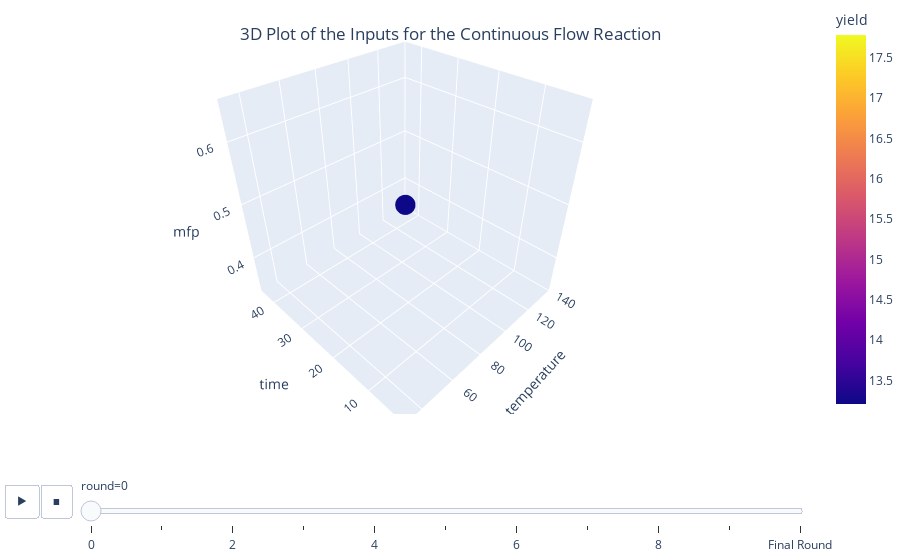
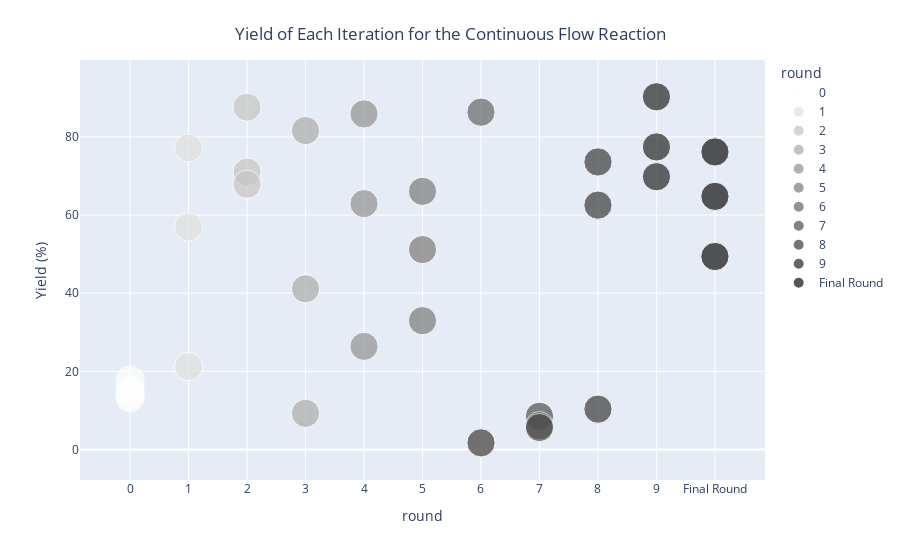
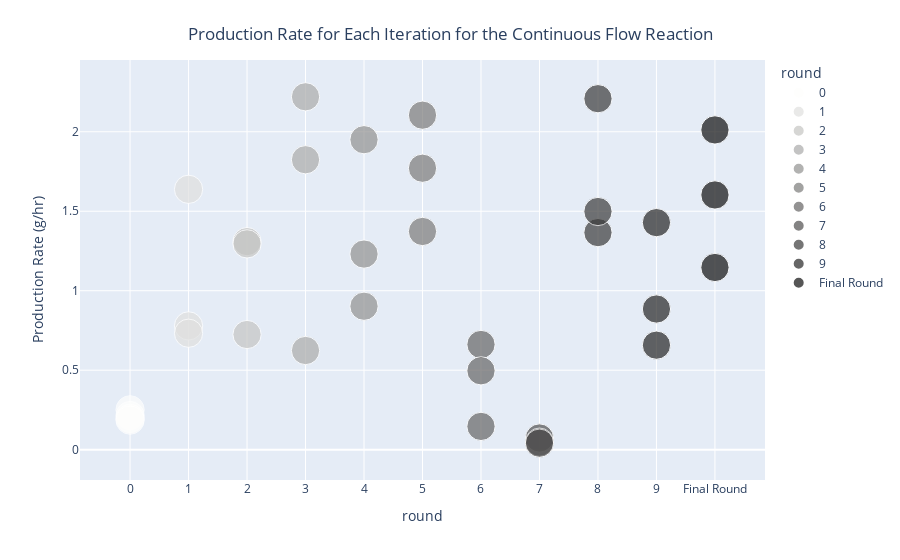

Notebook source saved alongside these figures, in order:
### Code cell
fig_3d_animation = px.scatter_3d(data_frame=df, x='temperature', y='time', z='mfp', animation_frame = 'round', color = 'yield', hover_name = 'yield', hover_data = ['yield'])
fig_3d_animation.update_traces(marker=dict(size=7))
fig_3d_animation.update_layout(
scene = dict(
        xaxis=dict(nticks=6,range=[140,30]),
        yaxis=dict(nticks=6,range=[45,1]),
        zaxis=dict(nticks=6,range=[0.33,0.66])
    ),
    title={
        'text': "3D Plot of the Inputs for the Continuous Flow Reaction",
        'y':0.9,
        'x':0.5,
        'xanchor': 'center',
        'yanchor': 'top'},
        title_y=0.95,
        margin=dict(l=0,r=0,b=0,t=1)
        )   
fig_3d_animation.show() 

fig_3d_animation.write_html('plots/3d_plots/final_round/3d_plot_animation.html')

fig_yield_iterations = px.scatter(df,x='round', y='yield',
size='size',
color='round',
color_discrete_sequence= px.colors.sequential.gray_r,#px.colors.diverging.balance,
 color_continuous_scale=px.colors.sequential.Greys,
hover_data=['temperature','time','mfp'],
labels={'yield':'Yield (%)'})
fig_yield_iterations.update_layout(
    title={
        'text': "Yield of Each Iteration for the Continuous Flow Reaction",
        'y':0.9,
        'x':0.5,
        'xanchor': 'center',
        'yanchor': 'top'},
        title_y=0.95,
        
        )
fig_yield_iterations.show()
print('Highest yield is {}%'.format(df['yield'].max()))
    

fig_production_iterations = px.scatter(df,x='round', y='production_rate_(g/hr)',
size='size',
color='round',
color_discrete_sequence= px.colors.sequential.gray_r,#px.colors.diverging.balance,
 color_continuous_scale=px.colors.sequential.Greys,
hover_data=['temperature','time','mfp'],
labels={'production_rate_(g/hr)':'Production Rate (g/hr)'})
fig_production_iterations.update_layout(
    title={
        'text': "Production Rate for Each Iteration for the Continuous Flow Reaction",
        'y':0.9,
        'x':0.5,
        'xanchor': 'center',
        'yanchor': 'top'},
        title_y=0.95,
        
        )
fig_production_iterations.show()
print('Highest production rate is {}g/hr'.format(df['production_rate_(g/hr)'].max()))

### Figure 1 — Plotly figure (JSON) as saved in the notebook; plotly's stock layout.template omitted (floating-point values rounded to 4 significant figures)
{"data": [{"customdata": [[17.78], [15.23], [13.92], [13.21]], "hovertemplate": "<b>%{hovertext}</b><br><br>round=0<br>temperature=%{x}<br>time=%{y}<br>mfp=%{z}<br>yield=%{marker.color}<extra></extra>", "hovertext": [17.78, 15.23, 13.92, 13.21], "legendgroup": "", "marker": {"color": [17.78, 15.23, 13.92, 13.21], "coloraxis": "coloraxis", "size": 7, "symbol": "circle"}, "mode": "markers", "name": "", "scene": "scene", "showlegend": false, "type": "scatter3d", "x": [85, 85, 85, 85], "y": [23, 23, 23, 23], "z": [0.5, 0.5, 0.5, 0.5]}], "layout": {"coloraxis": {"colorbar": {"title": {"text": "yield"}}, "colorscale": [[0, "#0d0887"], [0.1111, "#46039f"], [0.2222, "#7201a8"], [0.3333, "#9c179e"], [0.4444, "#bd3786"], [0.5556, "#d8576b"], [0.6667, "#ed7953"], [0.7778, "#fb9f3a"], [0.8889, "#fdca26"], [1, "#f0f921"]]}, "legend": {"tracegroupgap": 0}, "margin": {"b": 0, "l": 0, "r": 0, "t": 1}, "scene": {"domain": {"x": [0, 1], "y": [0, 1]}, "xaxis": {"nticks": 6, "range": [140, 30], "title": {"text": "temperature"}}, "yaxis": {"nticks": 6, "range": [45, 1], "title": {"text": "time"}}, "zaxis": {"nticks": 6, "range": [0.33, 0.66], "title": {"text": "mfp"}}}, "sliders": [{"active": 0, "currentvalue": {"prefix": "round="}, "len": 0.9, "pad": {"b": 10, "t": 60}, "steps": [{"args": [["0"], {"frame": {"duration": 0, "redraw": true}, "fromcurrent": true, "mode": "immediate", "transition": {"duration": 0, "easing": "linear"}}], "label": "0", "method": "animate"}, {"args": [["1"], {"frame": {"duration": 0, "redraw": true}, "fromcurrent": true, "mode": "immediate", "transition": {"duration": 0, "easing": "linear"}}], "label": "1", "method": "animate"}, {"args": [["2"], {"frame": {"duration": 0, "redraw": true}, "fromcurrent": true, "mode": "immediate", "transition": {"duration": 0, "easing": "linear"}}], "label": "2", "method": "animate"}, {"args": [["3"], {"frame": {"duration": 0, "redraw": true}, "fromcurrent": true, "mode": "immediate", "transition": {"duration": 0, "easing": "linear"}}], "label": "3", "method": "animate"}, {"args": [["4"], {"frame": {"duration": 0, "redraw": true}, "fromcurrent": true, "mode": "immediate", "transition": {"duration": 0, "easing": "linear"}}], "label": "4", "method": "animate"}, {"args": [["5"], {"frame": {"duration": 0, "redraw": true}, "fromcurrent": true, "mode": "immediate", "transition": {"duration": 0, "easing": "linear"}}], "label": "5", "method": "animate"}, {"args": [["6"], {"frame": {"duration": 0, "redraw": true}, "fromcurrent": true, "mode": "immediate", "transition": {"duration": 0, "easing": "linear"}}], "label": "6", "method": "animate"}, {"args": [["7"], {"frame": {"duration": 0, "redraw": true}, "fromcurrent": true, "mode": "immediate", "transition": {"duration": 0, "easing": "linear"}}], "label": "7", "method": "animate"}, {"args": [["8"], {"frame": {"duration": 0, "redraw": true}, "fromcurrent": true, "mode": "immediate", "transition": {"duration": 0, "easing": "linear"}}], "label": "8", "method": "animate"}, {"args": [["9"], {"frame": {"duration": 0, "redraw": true}, "fromcurrent": true, "mode": "immediate", "transition": {"duration": 0, "easing": "linear"}}], "label": "9", "method": "animate"}, {"args": [["Final Round"], {"frame": {"duration": 0, "redraw": true}, "fromcurrent": true, "mode": "immediate", "transition": {"duration": 0, "easing": "linear"}}], "label": "Final Round", "method": "animate"}], "x": 0.1, "xanchor": "left", "y": 0, "yanchor": "top"}], "title": {"text": "3D Plot of the Inputs for the Continuous Flow Reaction", "x": 0.5, "xanchor": "center", "y": 0.95, "yanchor": "top"}, "updatemenus": [{"buttons": [{"args": [null, {"frame": {"duration": 500, "redraw": true}, "fromcurrent": true, "mode": "immediate", "transition": {"duration": 500, "easing": "linear"}}], "label": "&#9654;", "method": "animate"}, {"args": [[null], {"frame": {"duration": 0, "redraw": true}, "fromcurrent": true, "mode": "immediate", "transition": {"duration": 0, "easing": "linear"}}], "label": "&#9724;", "method": "animate"}], "direction": "left", "pad": {"r": 10, "t": 70}, "showactive": false, "type": "buttons", "x": 0.1, "xanchor": "right", "y": 0, "yanchor": "top"}]}}

### Figure 2 — Plotly figure (JSON) as saved in the notebook; plotly's stock layout.template omitted (floating-point values rounded to 4 significant figures)
{"data": [{"customdata": [[85, 23, 0.5], [85, 23, 0.5], [85, 23, 0.5], [85, 23, 0.5]], "hovertemplate": "round=%{x}<br>Yield (%)=%{y}<br>size=%{marker.size}<br>temperature=%{customdata[0]}<br>time=%{customdata[1]}<br>mfp=%{customdata[2]}<extra></extra>", "legendgroup": "0", "marker": {"color": "rgb(254, 254, 253)", "size": [5, 5, 5, 5], "sizemode": "area", "sizeref": 0.0125, "symbol": "circle"}, "mode": "markers", "name": "0", "orientation": "v", "showlegend": true, "type": "scatter", "x": ["0", "0", "0", "0"], "xaxis": "x", "y": [17.78, 15.23, 13.92, 13.21], "yaxis": "y"}, {"customdata": [[135, 23, 0.36], [132, 3, 0.36], [123, 23, 0.46]], "hovertemplate": "round=%{x}<br>Yield (%)=%{y}<br>size=%{marker.size}<br>temperature=%{customdata[0]}<br>time=%{customdata[1]}<br>mfp=%{customdata[2]}<extra></extra>", "legendgroup": "1", "marker": {"color": "rgb(224, 224, 223)", "size": [5, 5, 5], "sizemode": "area", "sizeref": 0.0125, "symbol": "circle"}, "mode": "markers", "name": "1", "orientation": "v", "showlegend": true, "type": "scatter", "x": ["1", "1", "1"], "xaxis": "x", "y": [77.16, 21.22, 56.93], "yaxis": "y"}, {"customdata": [[135, 29, 0.63], [138, 13, 0.63], [138, 15, 0.56]], "hovertemplate": "round=%{x}<br>Yield (%)=%{y}<br>size=%{marker.size}<br>temperature=%{customdata[0]}<br>time=%{customdata[1]}<br>mfp=%{customdata[2]}<extra></extra>", "legendgroup": "2", "marker": {"color": "rgb(197, 197, 195)", "size": [5, 5, 5], "sizemode": "area", "sizeref": 0.0125, "symbol": "circle"}, "mode": "markers", "name": "2", "orientation": "v", "showlegend": true, "type": "scatter", "x": ["2", "2", "2"], "xaxis": "x", "y": [87.6, 70.98, 67.86], "yaxis": "y"}, {"customdata": [[138, 41, 0.48], [138, 5, 0.66], [135, 1, 0.63]], "hovertemplate": "round=%{x}<br>Yield (%)=%{y}<br>size=%{marker.size}<br>temperature=%{customdata[0]}<br>time=%{customdata[1]}<br>mfp=%{customdata[2]}<extra></extra>", "legendgroup": "3", "marker": {"color": "rgb(171, 171, 170)", "size": [5, 5, 5], "sizemode": "area", "sizeref": 0.0125, "symbol": "circle"}, "mode": "markers", "name": "3", "orientation": "v", "showlegend": true, "type": "scatter", "x": ["3", "3", "3"], "xaxis": "x", "y": [81.59, 41.12, 9.252], "yaxis": "y"}, {"customdata": [[138, 21, 0.66], [138, 3, 0.66], [135, 13, 0.61]], "hovertemplate": "round=%{x}<br>Yield (%)=%{y}<br>size=%{marker.size}<br>temperature=%{customdata[0]}<br>time=%{customdata[1]}<br>mfp=%{customdata[2]}<extra></extra>", "legendgroup": "4", "marker": {"color": "rgb(146, 146, 145)", "size": [5, 5, 5], "sizemode": "area", "sizeref": 0.0125, "symbol": "circle"}, "mode": "markers", "name": "4", "orientation": "v", "showlegend": true, "type": "scatter", "x": ["4", "4", "4"], "xaxis": "x", "y": [85.86, 26.38, 62.9], "yaxis": "y"}, {"customdata": [[138, 5, 0.51], [138, 15, 0.48], [138, 9, 0.48]], "hovertemplate": "round=%{x}<br>Yield (%)=%{y}<br>size=%{marker.size}<br>temperature=%{customdata[0]}<br>time=%{customdata[1]}<br>mfp=%{customdata[2]}<extra></extra>", "legendgroup": "5", "marker": {"color": "rgb(124, 123, 122)", "size": [5, 5, 5], "sizemode": "area", "sizeref": 0.0125, "symbol": "circle"}, "mode": "markers", "name": "5", "orientation": "v", "showlegend": true, "type": "scatter", "x": ["5", "5", "5"], "xaxis": "x", "y": [32.96, 66.05, 51.14], "yaxis": "y"}, {"customdata": [[138, 29, 0.66], [75, 3, 0.58], [51, 1, 0.56]], "hovertemplate": "round=%{x}<br>Yield (%)=%{y}<br>size=%{marker.size}<br>temperature=%{customdata[0]}<br>time=%{customdata[1]}<br>mfp=%{customdata[2]}<extra></extra>", "legendgroup": "6", "marker": {"color": "rgb(102, 101, 101)", "size": [5, 5, 5], "sizemode": "area", "sizeref": 0.0125, "symbol": "circle"}, "mode": "markers", "name": "6", "orientation": "v", "showlegend": true, "type": "scatter", "x": ["6", "6", "6"], "xaxis": "x", "y": [86.31, 1.61, 1.73], "yaxis": "y"}, {"customdata": [[63, 33, 0.56], [54, 41, 0.51], [45, 35, 0.61]], "hovertemplate": "round=%{x}<br>Yield (%)=%{y}<br>size=%{marker.size}<br>temperature=%{customdata[0]}<br>time=%{customdata[1]}<br>mfp=%{customdata[2]}<extra></extra>", "legendgroup": "7", "marker": {"color": "rgb(81, 80, 80)", "size": [5, 5, 5], "sizemode": "area", "sizeref": 0.0125, "symbol": "circle"}, "mode": "markers", "name": "7", "orientation": "v", "showlegend": true, "type": "scatter", "x": ["7", "7", "7"], "xaxis": "x", "y": [8.49, 6.1, 5.62], "yaxis": "y"}, {"customdata": [[138, 15, 0.43], [138, 13, 0.48], [138, 1, 0.33]], "hovertemplate": "round=%{x}<br>Yield (%)=%{y}<br>size=%{marker.size}<br>temperature=%{customdata[0]}<br>time=%{customdata[1]}<br>mfp=%{customdata[2]}<extra></extra>", "legendgroup": "8", "marker": {"color": "rgb(59, 59, 59)", "size": [5, 5, 5], "sizemode": "area", "sizeref": 0.0125, "symbol": "circle"}, "mode": "markers", "name": "8", "orientation": "v", "showlegend": true, "type": "scatter", "x": ["8", "8", "8"], "xaxis": "x", "y": [73.57, 62.52, 10.32], "yaxis": "y"}, {"customdata": [[138, 33, 0.63], [138, 23, 0.41], [138, 13, 0.41]], "hovertemplate": "round=%{x}<br>Yield (%)=%{y}<br>size=%{marker.size}<br>temperature=%{customdata[0]}<br>time=%{customdata[1]}<br>mfp=%{customdata[2]}<extra></extra>", "legendgroup": "9", "marker": {"color": "rgb(38, 38, 38)", "size": [5, 5, 5], "sizemode": "area", "sizeref": 0.0125, "symbol": "circle"}, "mode": "markers", "name": "9", "orientation": "v", "showlegend": true, "type": "scatter", "x": ["9", "9", "9"], "xaxis": "x", "y": [90.24, 77.41, 69.79], "yaxis": "y"}, {"customdata": [[138, 11, 0.58], [138, 19, 0.56], [138, 7, 0.56]], "hovertemplate": "round=%{x}<br>Yield (%)=%{y}<br>size=%{marker.size}<br>temperature=%{customdata[0]}<br>time=%{customdata[1]}<br>mfp=%{customdata[2]}<extra></extra>", "legendgroup": "Final Round", "marker": {"color": "rgb(16, 16, 16)", "size": [5, 5, 5], "sizemode": "area", "sizeref": 0.0125, "symbol": "circle"}, "mode": "markers", "name": "Final Round", "orientation": "v", "showlegend": true, "type": "scatter", "x": ["Final Round", "Final Round", "Final Round"], "xaxis": "x", "y": [64.76, 76.14, 49.38], "yaxis": "y"}], "layout": {"legend": {"itemsizing": "constant", "title": {"text": "round"}, "tracegroupgap": 0}, "margin": {"t": 60}, "title": {"text": "Yield of Each Iteration for the Continuous Flow Reaction", "x": 0.5, "xanchor": "center", "y": 0.95, "yanchor": "top"}, "xaxis": {"anchor": "y", "categoryarray": ["0", "1", "2", "3", "4", "5", "6", "7", "8", "9", "Final Round"], "categoryorder": "array", "domain": [0, 1], "title": {"text": "round"}}, "yaxis": {"anchor": "x", "domain": [0, 1], "title": {"text": "Yield (%)"}}}}

### Figure 3 — Plotly figure (JSON) as saved in the notebook; plotly's stock layout.template omitted (floating-point values rounded to 4 significant figures)
{"data": [{"customdata": [[85, 23, 0.5], [85, 23, 0.5], [85, 23, 0.5], [85, 23, 0.5]], "hovertemplate": "round=%{x}<br>Production Rate (g/hr)=%{y}<br>size=%{marker.size}<br>temperature=%{customdata[0]}<br>time=%{customdata[1]}<br>mfp=%{customdata[2]}<extra></extra>", "legendgroup": "0", "marker": {"color": "rgb(254, 254, 253)", "size": [5, 5, 5, 5], "sizemode": "area", "sizeref": 0.0125, "symbol": "circle"}, "mode": "markers", "name": "0", "orientation": "v", "showlegend": true, "type": "scatter", "x": ["0", "0", "0", "0"], "xaxis": "x", "y": [0.2506, 0.2146, 0.1962, 0.1862], "yaxis": "y"}, {"customdata": [[135, 23, 0.36], [132, 3, 0.36], [123, 23, 0.46]], "hovertemplate": "round=%{x}<br>Production Rate (g/hr)=%{y}<br>size=%{marker.size}<br>temperature=%{customdata[0]}<br>time=%{customdata[1]}<br>mfp=%{customdata[2]}<extra></extra>", "legendgroup": "1", "marker": {"color": "rgb(224, 224, 223)", "size": [5, 5, 5], "sizemode": "area", "sizeref": 0.0125, "symbol": "circle"}, "mode": "markers", "name": "1", "orientation": "v", "showlegend": true, "type": "scatter", "x": ["1", "1", "1"], "xaxis": "x", "y": [0.7788, 1.638, 0.7327], "yaxis": "y"}, {"customdata": [[135, 29, 0.63], [138, 13, 0.63], [138, 15, 0.56]], "hovertemplate": "round=%{x}<br>Production Rate (g/hr)=%{y}<br>size=%{marker.size}<br>temperature=%{customdata[0]}<br>time=%{customdata[1]}<br>mfp=%{customdata[2]}<extra></extra>", "legendgroup": "2", "marker": {"color": "rgb(197, 197, 195)", "size": [5, 5, 5], "sizemode": "area", "sizeref": 0.0125, "symbol": "circle"}, "mode": "markers", "name": "2", "orientation": "v", "showlegend": true, "type": "scatter", "x": ["2", "2", "2"], "xaxis": "x", "y": [0.7245, 1.309, 1.295], "yaxis": "y"}, {"customdata": [[138, 41, 0.48], [138, 5, 0.66], [135, 1, 0.63]], "hovertemplate": "round=%{x}<br>Production Rate (g/hr)=%{y}<br>size=%{marker.size}<br>temperature=%{customdata[0]}<br>time=%{customdata[1]}<br>mfp=%{customdata[2]}<extra></extra>", "legendgroup": "3", "marker": {"color": "rgb(171, 171, 170)", "size": [5, 5, 5], "sizemode": "area", "sizeref": 0.0125, "symbol": "circle"}, "mode": "markers", "name": "3", "orientation": "v", "showlegend": true, "type": "scatter", "x": ["3", "3", "3"], "xaxis": "x", "y": [0.6239, 1.824, 2.22], "yaxis": "y"}, {"customdata": [[138, 21, 0.66], [138, 3, 0.66], [135, 13, 0.61]], "hovertemplate": "round=%{x}<br>Production Rate (g/hr)=%{y}<br>size=%{marker.size}<br>temperature=%{customdata[0]}<br>time=%{customdata[1]}<br>mfp=%{customdata[2]}<extra></extra>", "legendgroup": "4", "marker": {"color": "rgb(146, 146, 145)", "size": [5, 5, 5], "sizemode": "area", "sizeref": 0.0125, "symbol": "circle"}, "mode": "markers", "name": "4", "orientation": "v", "showlegend": true, "type": "scatter", "x": ["4", "4", "4"], "xaxis": "x", "y": [0.9024, 1.95, 1.231], "yaxis": "y"}, {"customdata": [[138, 5, 0.51], [138, 15, 0.48], [138, 9, 0.48]], "hovertemplate": "round=%{x}<br>Production Rate (g/hr)=%{y}<br>size=%{marker.size}<br>temperature=%{customdata[0]}<br>time=%{customdata[1]}<br>mfp=%{customdata[2]}<extra></extra>", "legendgroup": "5", "marker": {"color": "rgb(124, 123, 122)", "size": [5, 5, 5], "sizemode": "area", "sizeref": 0.0125, "symbol": "circle"}, "mode": "markers", "name": "5", "orientation": "v", "showlegend": true, "type": "scatter", "x": ["5", "5", "5"], "xaxis": "x", "y": [2.104, 1.373, 1.771], "yaxis": "y"}, {"customdata": [[138, 29, 0.66], [75, 3, 0.58], [51, 1, 0.56]], "hovertemplate": "round=%{x}<br>Production Rate (g/hr)=%{y}<br>size=%{marker.size}<br>temperature=%{customdata[0]}<br>time=%{customdata[1]}<br>mfp=%{customdata[2]}<extra></extra>", "legendgroup": "6", "marker": {"color": "rgb(102, 101, 101)", "size": [5, 5, 5], "sizemode": "area", "sizeref": 0.0125, "symbol": "circle"}, "mode": "markers", "name": "6", "orientation": "v", "showlegend": true, "type": "scatter", "x": ["6", "6", "6"], "xaxis": "x", "y": [0.6619, 0.1463, 0.4962], "yaxis": "y"}, {"customdata": [[63, 33, 0.56], [54, 41, 0.51], [45, 35, 0.61]], "hovertemplate": "round=%{x}<br>Production Rate (g/hr)=%{y}<br>size=%{marker.size}<br>temperature=%{customdata[0]}<br>time=%{customdata[1]}<br>mfp=%{customdata[2]}<extra></extra>", "legendgroup": "7", "marker": {"color": "rgb(81, 80, 80)", "size": [5, 5, 5], "sizemode": "area", "sizeref": 0.0125, "symbol": "circle"}, "mode": "markers", "name": "7", "orientation": "v", "showlegend": true, "type": "scatter", "x": ["7", "7", "7"], "xaxis": "x", "y": [0.0736, 0.0474, 0.0408], "yaxis": "y"}, {"customdata": [[138, 15, 0.43], [138, 13, 0.48], [138, 1, 0.33]], "hovertemplate": "round=%{x}<br>Production Rate (g/hr)=%{y}<br>size=%{marker.size}<br>temperature=%{customdata[0]}<br>time=%{customdata[1]}<br>mfp=%{customdata[2]}<extra></extra>", "legendgroup": "8", "marker": {"color": "rgb(59, 59, 59)", "size": [5, 5, 5], "sizemode": "area", "sizeref": 0.0125, "symbol": "circle"}, "mode": "markers", "name": "8", "orientation": "v", "showlegend": true, "type": "scatter", "x": ["8", "8", "8"], "xaxis": "x", "y": [1.366, 1.498, 2.208], "yaxis": "y"}, {"customdata": [[138, 33, 0.63], [138, 23, 0.41], [138, 13, 0.41]], "hovertemplate": "round=%{x}<br>Production Rate (g/hr)=%{y}<br>size=%{marker.size}<br>temperature=%{customdata[0]}<br>time=%{customdata[1]}<br>mfp=%{customdata[2]}<extra></extra>", "legendgroup": "9", "marker": {"color": "rgb(38, 38, 38)", "size": [5, 5, 5], "sizemode": "area", "sizeref": 0.0125, "symbol": "circle"}, "mode": "markers", "name": "9", "orientation": "v", "showlegend": true, "type": "scatter", "x": ["9", "9", "9"], "xaxis": "x", "y": [0.6575, 0.885, 1.429], "yaxis": "y"}, {"customdata": [[138, 11, 0.58], [138, 19, 0.56], [138, 7, 0.56]], "hovertemplate": "round=%{x}<br>Production Rate (g/hr)=%{y}<br>size=%{marker.size}<br>temperature=%{customdata[0]}<br>time=%{customdata[1]}<br>mfp=%{customdata[2]}<extra></extra>", "legendgroup": "Final Round", "marker": {"color": "rgb(16, 16, 16)", "size": [5, 5, 5], "sizemode": "area", "sizeref": 0.0125, "symbol": "circle"}, "mode": "markers", "name": "Final Round", "orientation": "v", "showlegend": true, "type": "scatter", "x": ["Final Round", "Final Round", "Final Round"], "xaxis": "x", "y": [1.603, 1.146, 2.012], "yaxis": "y"}], "layout": {"legend": {"itemsizing": "constant", "title": {"text": "round"}, "tracegroupgap": 0}, "margin": {"t": 60}, "title": {"text": "Production Rate for Each Iteration for the Continuous Flow Reaction", "x": 0.5, "xanchor": "center", "y": 0.95, "yanchor": "top"}, "xaxis": {"anchor": "y", "categoryarray": ["0", "1", "2", "3", "4", "5", "6", "7", "8", "9", "Final Round"], "categoryorder": "array", "domain": [0, 1], "title": {"text": "round"}}, "yaxis": {"anchor": "x", "domain": [0, 1], "title": {"text": "Production Rate (g/hr)"}}}}
